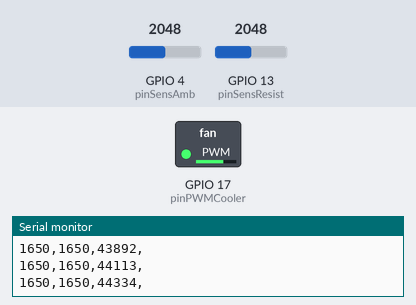
The sketch below on a simulated ESP32. Shown: switched loads named in the sketch (green lamp = pin HIGH), the last lines printed to the serial monitor. The test bench sets the inputs (shaded band); at power-on: GPIO 4 (pinSensAmb) = 2048, GPIO 13 (pinSensResist) = 2048.

Above: at 0.6 s.
At 10.58 s:
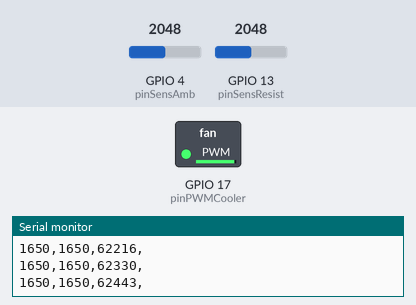
At 39.84 s:
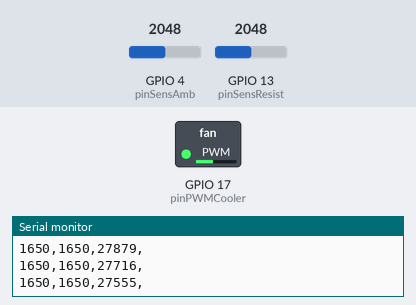
Timing chart, 0 to 40.0 s (numbered marks = the images above):
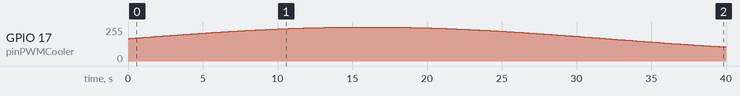

The sketch:

TesteCooler.ino
```cpp
const int pinSensResist = 13; // D13
const int pinSensAmb = 4; // D4
const int pinPWMResist = 16; // RX2
const int pinPWMCooler = 17; // TX2

int freq = 1000;
int resolucao = 16; // Resolução do PWM = 2^8 bits = 255
int dutyCycleM = 168*256;
int dcOffset = 80*256;

unsigned long tempoTroca = 0;
int estadoAquecedor = dutyCycleM - dcOffset;
long intervalo = 20*1000;

const uint8_t senoide_cooler[120] = {173, 177, 182, 186, 191, 195, 199, 204, 208, 212, 216, 219, 223, 227, 230, 233, 236, 239, 241, 244, 246, 248, 250, 251, 253, 254, 254, 255, 255, 255, 255, 255, 254, 254, 253, 251, 250, 248, 246, 244, 241, 239, 236, 233, 230, 227, 223, 219, 216, 212, 208, 204, 199, 195, 191, 186, 182, 177, 173, 168, 163, 159, 154, 150, 145, 141, 137, 132, 128, 124, 120, 117, 113, 109, 106, 103, 100, 97, 95, 92, 90, 88, 86, 85, 83, 82, 82, 81, 81, 80, 81, 81, 82, 82, 83, 85, 86, 88, 90, 92, 95, 97, 100, 103, 106, 109, 113, 117, 120, 124, 128, 132, 137, 141, 145, 150, 154, 159, 163, 168};

bool first = 1;
int cont = 0;

int estadoCooler = 0;

unsigned long tempoAmostragem100ms = 0; // Para o Cooler

const uint16_t lut_seno_1_4[161] = {
  43008, 43229, 43450, 43671, 43892, 44113, 44334, 44555, 44775, 44996, 45216, 45436,
  45656, 45875, 46095, 46313, 46532, 46750, 46968, 47186, 47403, 47620, 47836, 48052,
  48267, 48482, 48696, 48910, 49123, 49335, 49547, 49759, 49969, 50179, 50389, 50597,
  50805, 51012, 51219, 51424, 51629, 51833, 52036, 52238, 52439, 52640, 52839, 53038,
  53235, 53432, 53627, 53822, 54015, 54208, 54399, 54589, 54779, 54967, 55153, 55339,
  55524, 55707, 55889, 56070, 56249, 56428, 56605, 56780, 56955, 57128, 57299, 57470,
  57638, 57806, 57972, 58137, 58300, 58461, 58622, 58780, 58937, 59093, 59247, 59400,
  59550, 59700, 59847, 59994, 60138, 60281, 60422, 60561, 60699, 60835, 60970, 61102,
  61233, 61362, 61490, 61615, 61739, 61861, 61981, 62099, 62216, 62330, 62443, 62554,
  62663, 62770, 62875, 62979, 63080, 63180, 63277, 63373, 63466, 63558, 63647, 63735,
  63821, 63904, 63986, 64066, 64143, 64219, 64292, 64364, 64433, 64500, 64565, 64629,
  64690, 64749, 64806, 64860, 64913, 64964, 65012, 65058, 65103, 65145, 65185, 65222,
  65258, 65292, 65323, 65352, 65379, 65404, 65427, 65448, 65466, 65482, 65496, 65508,
  65518, 65526, 65531, 65534, 65535
};


uint16_t getPWM_Senoide(long t_indice) {
  int num = 161 - 1; // 160
  int i = t_indice;

  int index = i % num;
  int direct = ((i % (2 * num)) >= num) ? -1 : 1;
  int signal = ((i % (4 * num)) >= 2 * num) ? -1 : 1;

  uint16_t valor = (direct == 1) ? lut_seno_1_4[index] : lut_seno_1_4[num - index];

  // O offset central da ventoinha é 43008.
  // Rebater a onda em torno deste centro impede que o PWM caia para a zona morta do motor,
  // mantendo o vento estritamente senoidal com excursão entre ~20481 e 65535.
  return (signal == 1) ? valor : (86016 - valor);
}

// int main(){
//     for (long i = 0; i < 641; i++) {
//         printf("%ld; %u\n", i, getPWM_Senoide(i));
//     }
// }


void setup() {
  Serial.begin(115200);

  ledcAttach(pinPWMCooler, freq, resolucao);

  analogSetPinAttenuation(pinSensResist, ADC_0db); //Equivalente ao processo de aumento de resolução com Amp Op
  analogSetPinAttenuation(pinSensAmb, ADC_0db);

  pinMode(pinSensResist, INPUT);
  pinMode(pinSensAmb, INPUT);
}

void loop() {
  cont++;

  estadoCooler = getPWM_Senoide(cont);
  ledcWrite(pinPWMCooler, estadoCooler);

  int mv1 = analogReadMilliVolts(pinSensResist);
  int mv2 = analogReadMilliVolts(pinSensAmb);

  Serial.print(mv1);
  Serial.print(",");
  Serial.print(mv2);
  Serial.print(",");
  Serial.print(estadoCooler);
  Serial.println(",");

  delay(100);
}
```

Measured:
- by itself, GPIO 17 (pinPWMCooler): rises from 0/255 to 255/255 in 15.0 s, then falls to 106/255 in 25.0 s
